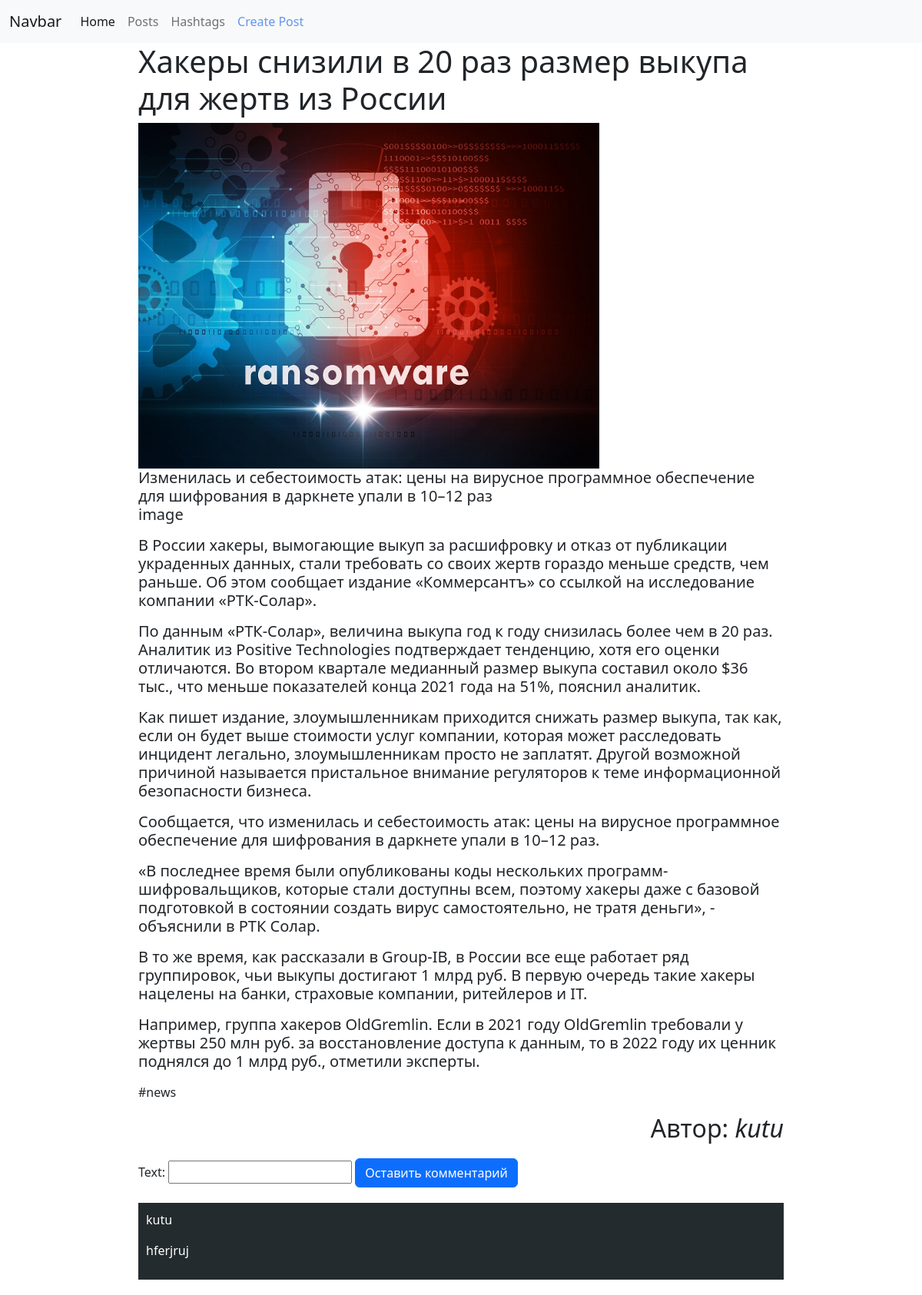
Page /posts/1/ on the earlier database version.
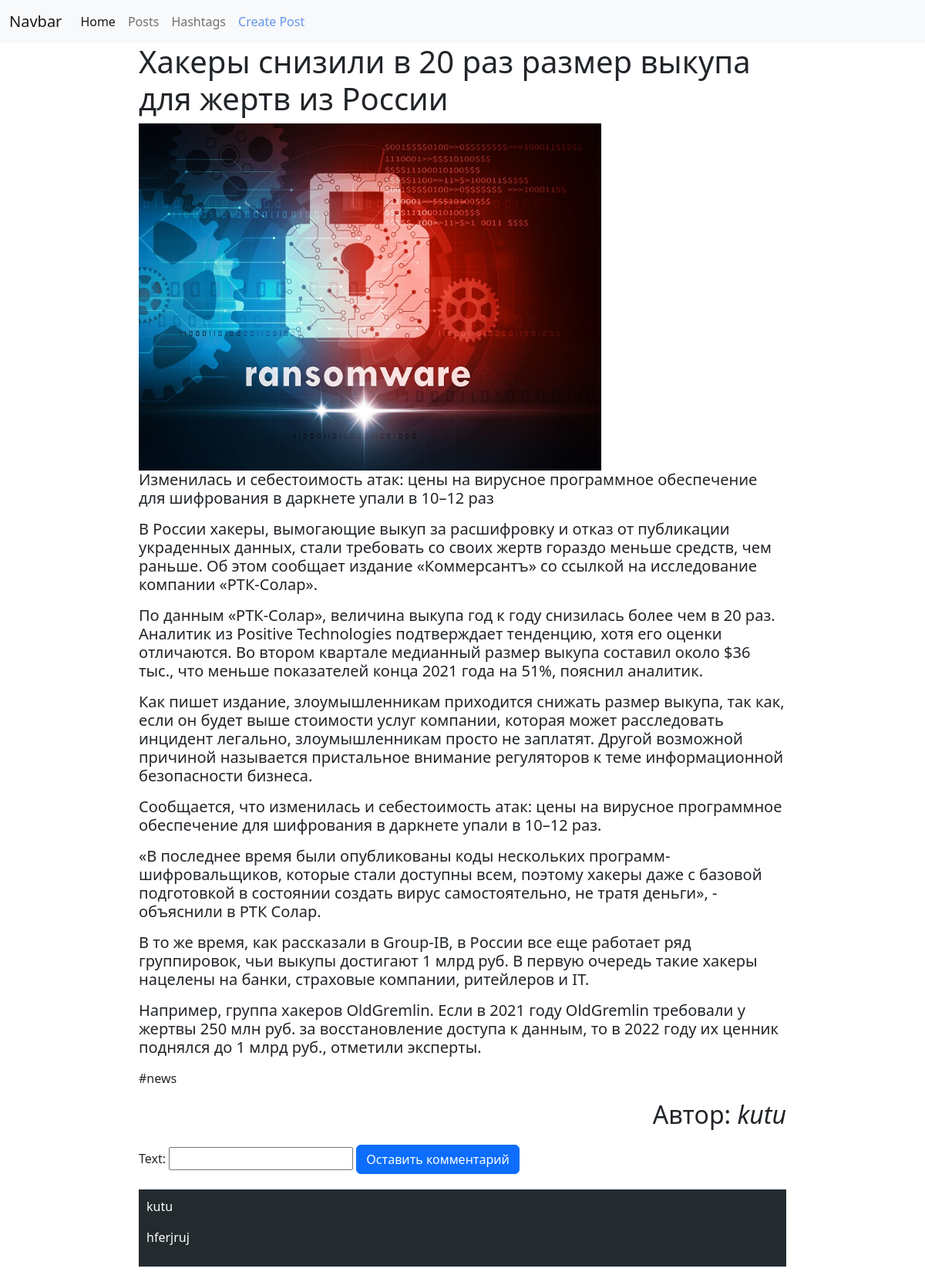
Same page on the later database version.
### posts/models.py (models this page shows, shortened)
class Post(models.Model):
    author = models.ForeignKey(User, on_delete=models.CASCADE, null=True)
    image = models.ImageField()
    title = models.CharField(max_length=255)
    description = models.TextField()
    hashtags = models.ManyToManyField(Hashtag)

class Hashtag(models.Model):
    title = models.CharField(max_length=100)

class Comment(models.Model):
    author = models.ForeignKey(User, on_delete=models.CASCADE)
    text = models.TextField()
    post = models.ForeignKey(Post, on_delete=models.CASCADE)

### posts/views.py (the view, shortened to what this page needs)
# urls.py: path('posts/<int:id>/', detail_post_view),
def detail_post_view(requests, id):
    if requests.method == 'GET':
        post = Post.objects.get(id=id)
        comments = Comment.objects.filter(post_id=id)
        data = {
            'post': post,
            'hashtags': post.hashtags.all(),
            'comments': comments,
            'form': CommentCreateForm
        }
        return render(requests, 'posts/detail.html', context=data)

### templates/posts/detail.html (shortened to what this page needs)
{% extends 'layouts/main.html' %}
{% block content %}
    <div class="post">
        <div class="info">
            <div style="display: flex; justify-content: space-between">
                <h1>{{ post.title }}</h1>
            </div>
            <div class="img">
                <img src="/media/{{ post.image }}/" width="600" height="450" style="text-align: center">
            </div>
            <h5>{{ post.description|linebreaks }}</h5>
            <div class="hashtags">
                {% for hashtag in hashtags %}
                    <p>{{ hashtag.title }}</p>
                {% endfor %}
                <h2 style="text-align: right">Автор: <i>{{ post.author.username }}</i></h2>
            </div>
        </div>
    </div>
    <div class="create_comment">
        <form action="/posts/{{ post.id }}/" method="post">
            {{ form }}
            <input type="submit" class="btn btn-primary" value="Оставить комментарий">
        </form>
    </div>
    <div class="comments">
        {% for comment in comments %}
            <div class="comment">
                <p class="author">{{ comment.author.username }}</p>
                <p class="text">{{ comment.text }}</p>
            </div>
        {% endfor %}
    </div>
{% endblock %}

### templates/layouts/main.html (shortened to what this page needs)
<!doctype html>
<html lang="en">
<head>
    <link rel="stylesheet" href="https://cdn.jsdelivr.net/npm/bootstrap@5.2.2/dist/css/bootstrap.min.css"
>
</head>
<body>
<div class="header">
    <nav class="navbar navbar-expand-lg navbar-light bg-light">
        <div class="container-fluid">
            <a class="navbar-brand" href="#">Navbar</a>
            <div class="collapse navbar-collapse" id="navbarNavAltMarkup">
                <div class="navbar-nav">
                    <a class="nav-link active" aria-current="page" href="/">Home</a>
                    <a class="nav-link" href="/posts">Posts</a>
                    <a class="nav-link" href="/hashtags">Hashtags</a>
                    <a class="nav-link" href="/posts/create" style="color: cornflowerblue">
                        Create Post
                    </a>
                </div>
            </div>
        </div>
    </nav>
</div>
{% block content %}
{% endblock %}
</body>
</html>

### templates/posts/detail.html (style rules this page uses)
.post { width: 70%; margin-left: 15%; }
.comments { width: 70%; margin-left: 15%; }
.comment { background: #242b2e; color: #fff; margin-bottom: 20px; padding: 10px; }
.create_comment { width: 70%; margin-left: 15%; margin-top: 20px; margin-bottom: 20px; }

Differences in the rows shown:
changed Post "Хакеры снизили в 20 раз размер выкупа для жертв из России": description "…упали в 10–12 раз image В России хакеры, вымогающие…" → "…упали в 10–12 раз В России хакеры, вымогающие…"
